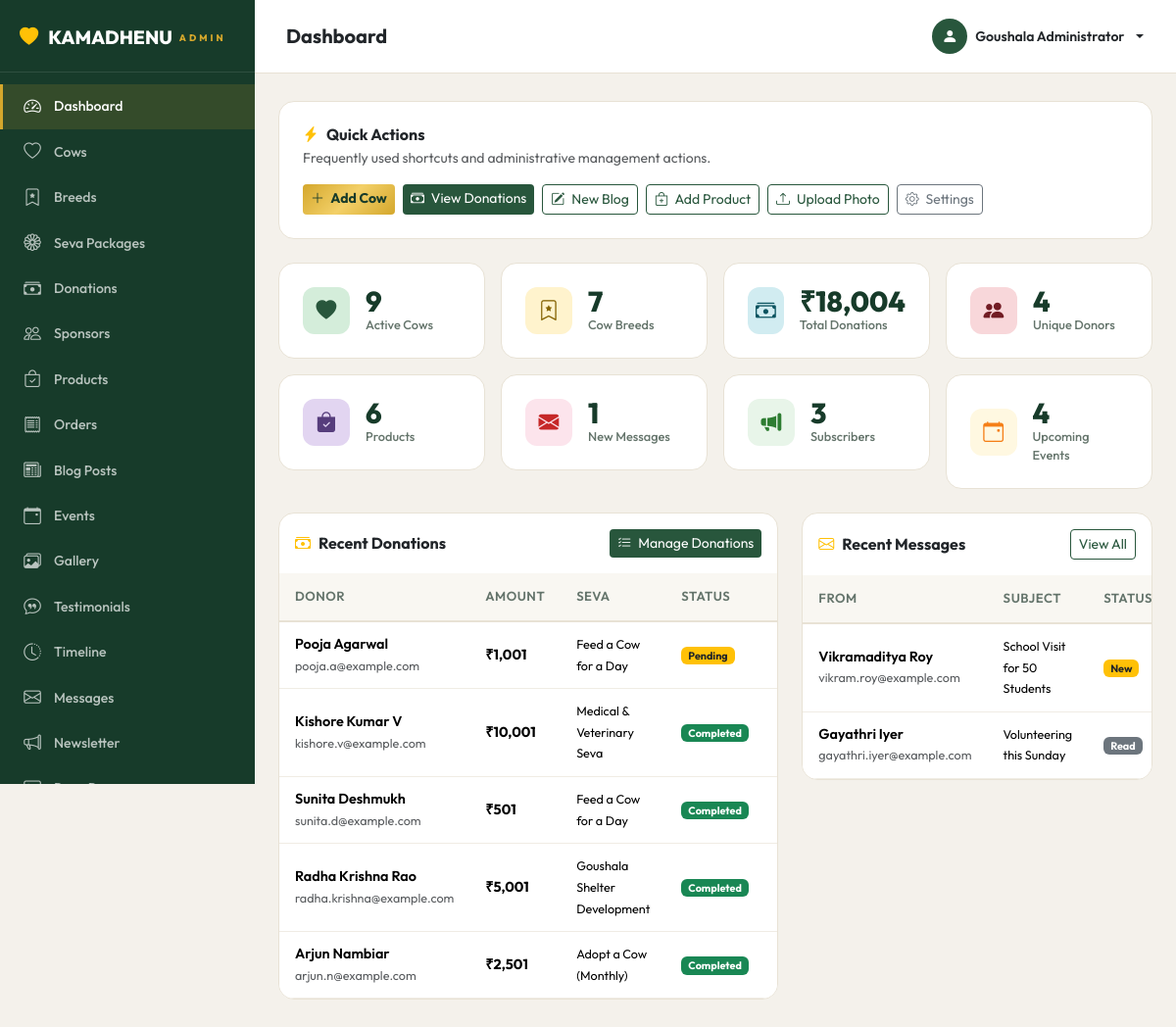
Page /admin/dashboard.php (signed in) on the committed database.
### tables this page shows
CREATE TABLE IF NOT EXISTS `donations` (
  `id` INT AUTO_INCREMENT PRIMARY KEY,
  `donation_number` VARCHAR(50) NOT NULL UNIQUE,
  `donor_name` VARCHAR(150) NOT NULL,
  `donor_email` VARCHAR(150) NOT NULL,
  `donor_phone` VARCHAR(30) DEFAULT NULL,
  `pan_number` VARCHAR(20) DEFAULT NULL,
  `amount` DECIMAL(10,2) NOT NULL,
  `seva_id` INT DEFAULT NULL,
  `seva_name` VARCHAR(150) DEFAULT 'General Donation',
  `message` TEXT DEFAULT NULL,
  `payment_method` VARCHAR(50) DEFAULT 'Razorpay',
  `razorpay_order_id` VARCHAR(100) DEFAULT NULL,
  `razorpay_payment_id` VARCHAR(100) DEFAULT NULL,
  `razorpay_signature` VARCHAR(255) DEFAULT NULL,
  `payment_status` ENUM('Pending', 'Completed', 'Failed', 'Refunded') DEFAULT 'Pending',
  `created_at` TIMESTAMP DEFAULT CURRENT_TIMESTAMP,
  `updated_at` TIMESTAMP DEFAULT CURRENT_TIMESTAMP ON UPDATE CURRENT_TIMESTAMP,
  INDEX `idx_donation_email` (`donor_email`),
  INDEX `idx_donation_status` (`payment_status`),
  INDEX `idx_donation_seva` (`seva_id`),
  INDEX `idx_donation_created` (`created_at`),
  CONSTRAINT `fk_donations_seva` FOREIGN KEY (`seva_id`) REFERENCES `seva` (`id`) ON DELETE SET NULL ON UPDATE CASCADE
);

CREATE TABLE IF NOT EXISTS `contact_messages` (
  `id` INT AUTO_INCREMENT PRIMARY KEY,
  `name` VARCHAR(150) NOT NULL,
  `email` VARCHAR(150) NOT NULL,
  `phone` VARCHAR(30) DEFAULT NULL,
  `subject` VARCHAR(200) NOT NULL,
  `message` TEXT NOT NULL,
  `status` ENUM('New', 'Read', 'Replied') DEFAULT 'New',
  `admin_notes` TEXT DEFAULT NULL,
  `created_at` TIMESTAMP DEFAULT CURRENT_TIMESTAMP,
  `updated_at` TIMESTAMP DEFAULT CURRENT_TIMESTAMP ON UPDATE CURRENT_TIMESTAMP,
  INDEX `idx_contact_status` (`status`),
  INDEX `idx_contact_created` (`created_at`)
);

### includes/functions.php (called while the page is built, shortened)
<?php
function e(string $str): string {
    return htmlspecialchars($str, ENT_QUOTES | ENT_HTML5, 'UTF-8');
}
function truncate(string $text, int $chars = 150): string {
    $text = strip_tags($text);
    if (strlen($text) <= $chars) return $text;
    return rtrim(substr($text, 0, $chars)) . '…';
}

### admin/dashboard.php (the view, shortened to what this page needs)
<?php
require_once __DIR__ . '/../includes/functions.php';
include __DIR__ . '/includes/admin_header.php';
$cowCount     = $pdo->query("SELECT COUNT(*) FROM cows WHERE status='Active'")->fetchColumn();
$breedCount   = $pdo->query("SELECT COUNT(*) FROM breeds WHERE status='active'")->fetchColumn();
$donationSum  = $pdo->query("SELECT COALESCE(SUM(amount),0) FROM donations WHERE payment_status='Completed'")->fetchColumn();
$donorCount   = $pdo->query("SELECT COUNT(DISTINCT donor_email) FROM donations WHERE payment_status='Completed'")->fetchColumn();
$productCount = $pdo->query("SELECT COUNT(*) FROM products WHERE status='active'")->fetchColumn();
$msgCount     = $pdo->query("SELECT COUNT(*) FROM contact_messages WHERE status='New'")->fetchColumn();
$subCount     = $pdo->query("SELECT COUNT(*) FROM newsletter_subscribers WHERE status='Active'")->fetchColumn();
$eventCount   = $pdo->query("SELECT COUNT(*) FROM events WHERE status='Upcoming'")->fetchColumn();
$recentDonations = $pdo->query("SELECT * FROM donations ORDER BY created_at DESC LIMIT 5")->fetchAll();
$recentMessages  = $pdo->query("SELECT * FROM contact_messages ORDER BY created_at DESC LIMIT 5")->fetchAll();
?>
<div class="admin-card mb-4 bg-white">
  <div class="d-flex flex-wrap align-items-center justify-content-between gap-3">
    <div>
      <h6 class="fw-bold mb-1 text-forest"><i class="bi bi-lightning-charge-fill text-warning me-2"></i>Quick Actions</h6>
      <p class="text-muted small mb-0">Frequently used shortcuts and administrative management actions.</p>
    </div>
    <div class="d-flex flex-wrap gap-2">
      <a href="<?= BASE_URL ?>/admin/cows.php" class="btn btn-sm btn-gold"><i class="bi bi-plus-lg me-1"></i> Add Cow</a>
      <a href="<?= BASE_URL ?>/admin/donations.php" class="btn btn-sm btn-forest"><i class="bi bi-cash-stack me-1"></i> View Donations</a>
      <a href="<?= BASE_URL ?>/admin/blogs.php" class="btn btn-sm btn-outline-forest"><i class="bi bi-pencil-square me-1"></i> New Blog</a>
      <a href="<?= BASE_URL ?>/admin/products.php" class="btn btn-sm btn-outline-forest"><i class="bi bi-bag-plus me-1"></i> Add Product</a>
      <a href="<?= BASE_URL ?>/admin/gallery.php" class="btn btn-sm btn-outline-forest"><i class="bi bi-upload me-1"></i> Upload Photo</a>
      <a href="<?= BASE_URL ?>/admin/settings.php" class="btn btn-sm btn-outline-secondary"><i class="bi bi-gear me-1"></i> Settings</a>
    </div>
  </div>
</div>
<div class="row g-3 mb-4">
  <?php
  $cards = [
    ['icon'=>'bi-heart-fill',      'bg'=>'#d4edda','color'=>'#28563C','value'=>$cowCount,      'label'=>'Active Cows', 'link'=>'cows.php'],
    ['icon'=>'bi-bookmark-star',   'bg'=>'#fff3cd','color'=>'#856404','value'=>$breedCount,    'label'=>'Cow Breeds', 'link'=>'breeds.php'],
    ['icon'=>'bi-cash-stack',      'bg'=>'#d1ecf1','color'=>'#0c5460','value'=>'₹'.number_format((float)$donationSum),'label'=>'Total Donations', 'link'=>'donations.php'],
    ['icon'=>'bi-people-fill',     'bg'=>'#f8d7da','color'=>'#721c24','value'=>$donorCount,    'label'=>'Unique Donors', 'link'=>'sponsors.php'],
    ['icon'=>'bi-bag-check-fill',  'bg'=>'#e2d5f1','color'=>'#563d7c','value'=>$productCount,  'label'=>'Products', 'link'=>'products.php'],
    ['icon'=>'bi-envelope-fill',   'bg'=>'#fce4ec','color'=>'#c62828','value'=>$msgCount,      'label'=>'New Messages', 'link'=>'messages.php'],
    ['icon'=>'bi-megaphone-fill',  'bg'=>'#e8f5e9','color'=>'#2e7d32','value'=>$subCount,      'label'=>'Subscribers', 'link'=>'newsletter.php'],
    ['icon'=>'bi-calendar-event',  'bg'=>'#fff8e1','color'=>'#f57f17','value'=>$eventCount,    'label'=>'Upcoming Events', 'link'=>'events.php'],
  ];
  foreach ($cards as $c): ?>
  <div class="col-6 col-md-3">
    <div class="stat-card" style="cursor: pointer;" onclick="window.location.href='<?= BASE_URL ?>/admin/<?= $c['link'] ?>'">
      <div class="d-flex align-items-center gap-3">
        <div class="stat-icon" style="background:<?= $c['bg'] ?>;color:<?= $c['color'] ?>;"><i class="bi <?= $c['icon'] ?>"></i></div>
        <div>
          <div class="stat-value"><?= $c['value'] ?></div>
          <div class="stat-label"><?= $c['label'] ?></div>
        </div>
      </div>
    </div>
  </div>
  <?php endforeach; ?>
</div>
<div class="row g-4">
  <div class="col-lg-7">
    <div class="admin-table">
      <div class="p-3 d-flex justify-content-between align-items-center">
        <h6 class="fw-bold mb-0"><i class="bi bi-cash-stack text-warning me-2"></i>Recent Donations</h6>
        <div class="d-flex gap-2">
          <a href="<?= BASE_URL ?>/admin/donations.php" class="btn btn-sm btn-forest"><i class="bi bi-list-check me-1"></i> Manage Donations</a>
        </div>
      </div>
      <table class="table">
        <thead><tr><th>Donor</th><th>Amount</th><th>Seva</th><th>Status</th><th>Date</th><th>Action</th></tr></thead>
        <tbody>
          <?php foreach ($recentDonations as $d): ?>
          <tr>
            <td><div class="fw-semibold"><?= e($d['donor_name']) ?></div><small class="text-muted"><?= e($d['donor_email']) ?></small></td>
            <td class="fw-bold text-forest">₹<?= number_format((float)$d['amount']) ?></td>
            <td><small><?= e($d['seva_name']) ?></small></td>
            <td>
              <?php
              $statusClass = match($d['payment_status']) {
                'Completed' => 'bg-success',
                'Pending' => 'bg-warning text-dark',
                'Failed' => 'bg-danger',
                default => 'bg-secondary'
              };
              ?>
              <span class="badge <?= $statusClass ?>"><?= e($d['payment_status']) ?></span>
            </td>
            <td><small class="text-muted"><?= formatDate($d['created_at'], 'd M') ?></small></td>
          </tr>
          <?php endforeach; ?>
        </tbody>
      </table>
    </div>
  </div>
  <div class="col-lg-5">
    <div class="admin-table">
      <div class="p-3 d-flex justify-content-between align-items-center">
        <h6 class="fw-bold mb-0"><i class="bi bi-envelope text-warning me-2"></i>Recent Messages</h6>
        <a href="<?= BASE_URL ?>/admin/messages.php" class="btn btn-sm btn-outline-forest">View All</a>
      </div>
      <table class="table">
        <thead><tr><th>From</th><th>Subject</th><th>Status</th><th>Action</th></tr></thead>
        <tbody>
          <?php foreach ($recentMessages as $m): ?>
          <tr>
            <td>
              <div class="fw-semibold"><?= e($m['name']) ?></div>
              <small class="text-muted"><?= e($m['email']) ?></small>
            </td>
            <td><small><?= e(truncate($m['subject'] ?: $m['message'], 30)) ?></small></td>
            <td>
              <span class="badge <?= $m['status'] === 'New' ? 'bg-warning text-dark' : 'bg-secondary' ?>"><?= e($m['status']) ?></span>
            </td>
          </tr>
          <?php endforeach; ?>
        </tbody>
      </table>
    </div>
  </div>
</div>
<?php include __DIR__ . '/includes/admin_footer.php'; ?>

### assets/css/variables.css (style rules this page uses)
:root { --primary-dark: #173B2A; --forest-green: #28563C; --forest-green-light: #377352; --sacred-gold: #D4A72C; --sacred-gold-light: #F3D068; --sacred-gold-dark: #B3861B; --cream-bg: #FBF7ED; --cream-card: #FFFFFF; --dark-text: #243029; --muted-text: #64746B; --light-border: #E8E2D5; --border-gold: rgba(212, 167, 44, 0.35); --gold-gradient: linear-gradient(135deg, #D4A72C 0%, #F3D068 50%, #D4A72C 100%); --green-gradient: linear-gradient(135deg, #173B2A 0%, #28563C 100%); --hero-overlay: linear-gradient(180deg, rgba(0, 0, 0, 0.4) 0%, rgba(0, 0, 0, 0.65) 100%); --card-gradient: linear-gradient(180deg, rgba(255, 255, 255, 0.95) 0%, #FFFFFF 100%); --shadow-sm: 0 2px 8px rgba(23, 59, 42, 0.06); --shadow-md: 0 8px 24px rgba(23, 59, 42, 0.08); --shadow-lg: 0 16px 40px rgba(23, 59, 42, 0.12); --shadow-gold: 0 8px 24px rgba(212, 167, 44, 0.25); --shadow-hover: 0 20px 48px rgba(23, 59, 42, 0.15); --radius-sm: 8px; --radius-md: 16px; --radius-lg: 24px; --radius-pill: 50px; --font-heading: 'Outfit', 'Playfair Display', Georgia, serif; --font-body: 'Outfit', -apple-system, BlinkMacSystemFont, 'Segoe UI', Roboto, sans-serif; --font-serif: 'Playfair Display', serif; --transition-fast: 0.2s cubic-bezier(0.4, 0, 0.2, 1); --transition-normal: 0.35s cubic-bezier(0.4, 0, 0.2, 1); }

### assets/css/admin.css (style rules this page uses)
.admin-body { font-family: 'Outfit', sans-serif; background: #f4f1eb; margin: 0; min-height: 100vh; }
.stat-card { background: #fff; border-radius: 16px; padding: 24px; border: 1px solid #e8e2d5; transition: transform 0.2s, box-shadow 0.2s; }
.stat-card .stat-icon { width: 48px; height: 48px; border-radius: 12px; display: flex; align-items: center; justify-content: center; font-size: 1.3rem; }
.stat-card .stat-value { font-size: 1.8rem; font-weight: 800; color: var(--primary-dark, #173B2A); line-height: 1; }
.stat-card .stat-label { font-size: 0.8rem; color: #64746B; font-weight: 500; }
.admin-table { background: #fff; border-radius: 16px; border: 1px solid #e8e2d5; overflow: hidden; }
.admin-table .table { margin-bottom: 0; }
.admin-table .table thead th { background: #f9f7f2; border-bottom: 2px solid #e8e2d5; font-weight: 600; font-size: 0.82rem; color: #64746B; text-transform: uppercase; letter-spacing: 0.5px; padding: 14px 16px; }
.admin-table .table tbody td { padding: 12px 16px; vertical-align: middle; font-size: 0.9rem; border-bottom: 1px solid #f0ece4; }
.admin-card { background: #fff; border-radius: 16px; border: 1px solid #e8e2d5; padding: 24px; }
.btn-forest { background: var(--forest-green, #28563C); color: #fff; border: 0; }
.btn-gold { background: var(--gold-gradient, linear-gradient(135deg, #D4A72C, #F3D068, #D4A72C)); color: var(--primary-dark, #173B2A); border: 0; font-weight: 700; }
.btn-outline-forest { border: 1px solid var(--forest-green, #28563C); color: var(--forest-green, #28563C); }

### rows in the picture
donations: donor_name "Pooja Agarwal", donor_email "pooja.a@example.com", amount "1,001", seva_name "Feed a Cow for a Day", payment_status "Pending"
donations: donor_name "Kishore Kumar V", donor_email "kishore.v@example.com", amount "10,001", seva_name "Medical & Veterinary Seva", payment_status "Completed"
donations: donor_name "Sunita Deshmukh", donor_email "sunita.d@example.com", amount "501", seva_name "Feed a Cow for a Day", payment_status "Completed"
donations: donor_name "Radha Krishna Rao", donor_email "radha.krishna@example.com", amount "5,001", seva_name "Goushala Shelter Development", payment_status "Completed"
donations: donor_name "Arjun Nambiar", donor_email "arjun.n@example.com", amount "2,501", seva_name "Adopt a Cow (Monthly)", payment_status "Completed"
contact_messages: name "Vikramaditya Roy", email "vikram.roy@example.com", subject "School Visit for 50 Students", status "New"
contact_messages: name "Gayathri Iyer", email "gayathri.iyer@example.com", subject "Volunteering this Sunday", status "Read"

### other values in the picture
$item['label'] "Dashboard"
$item['label'] "Cows"
$item['label'] "Breeds"
$item['label'] "Seva Packages"
$item['label'] "Donations"
$item['label'] "Sponsors"
$item['label'] "Products"
$item['label'] "Orders"
$item['label'] "Blog Posts"
$item['label'] "Events"
$item['label'] "Gallery"
$item['label'] "Testimonials"
$item['label'] "Timeline"
$item['label'] "Messages"
$item['label'] "Newsletter"
